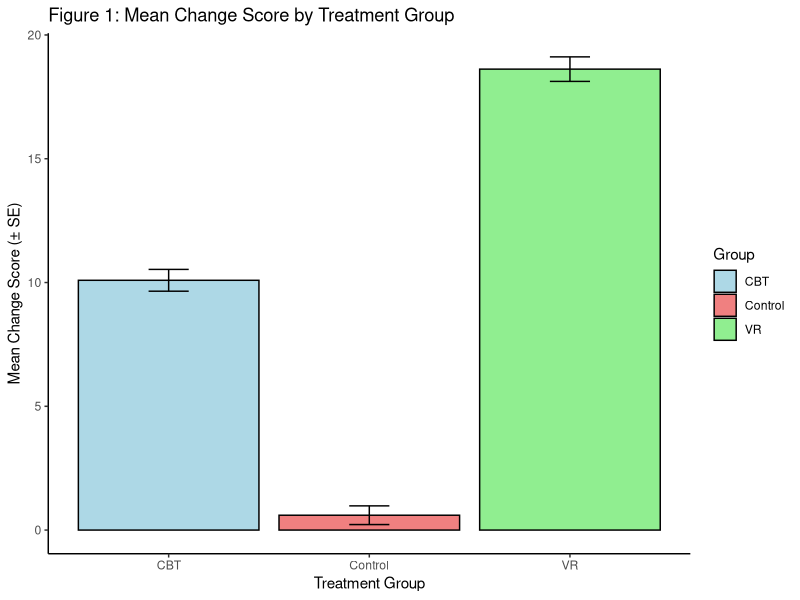
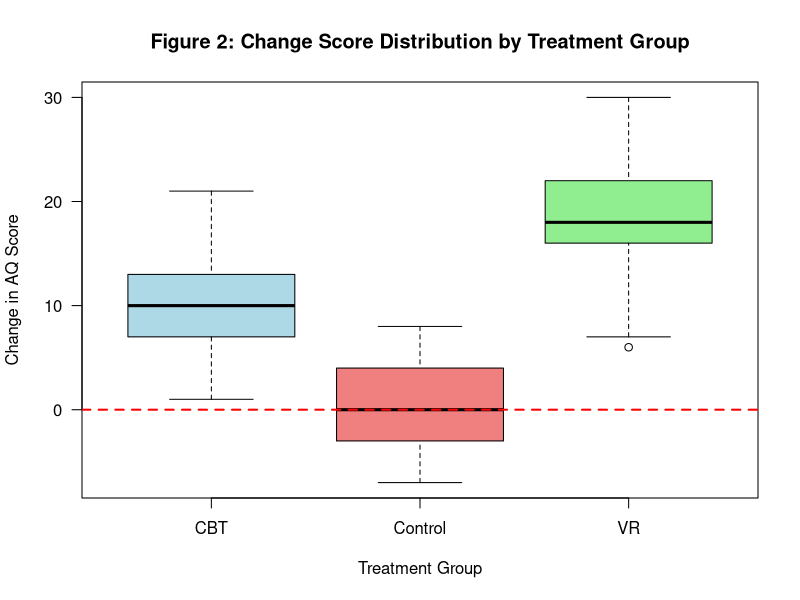
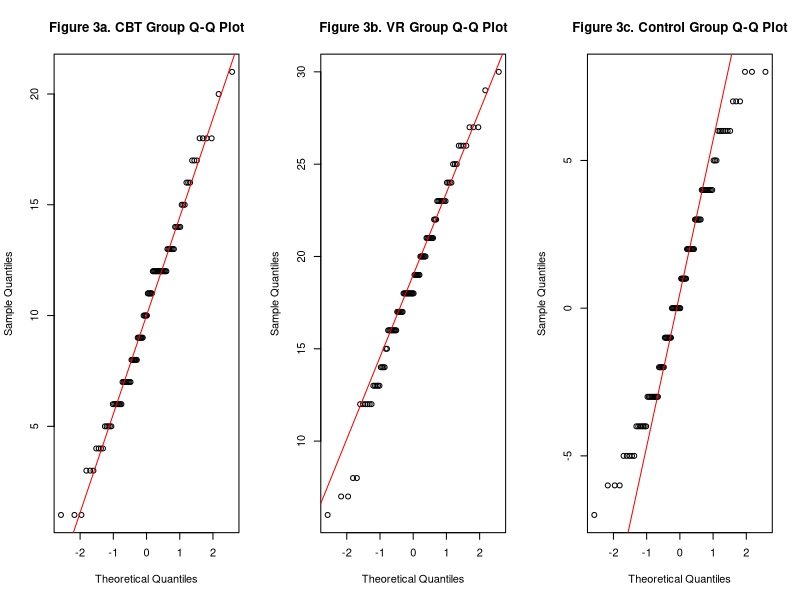
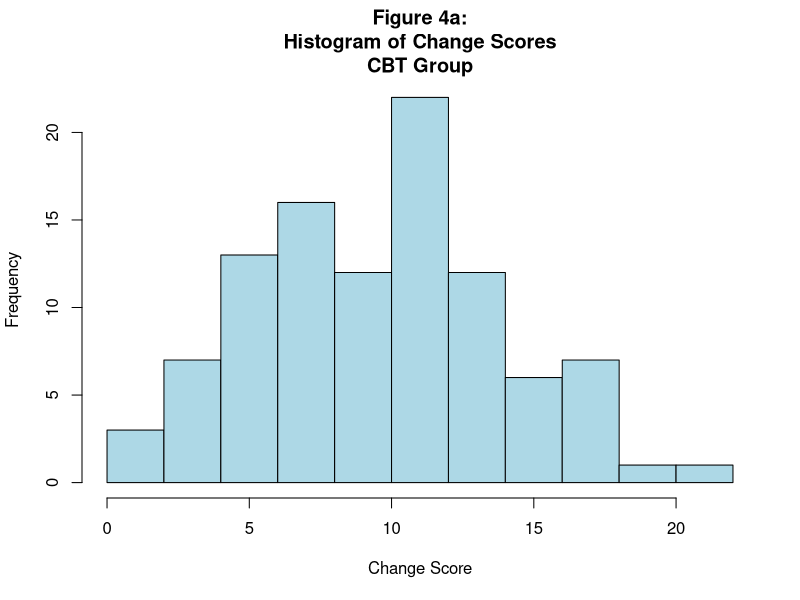
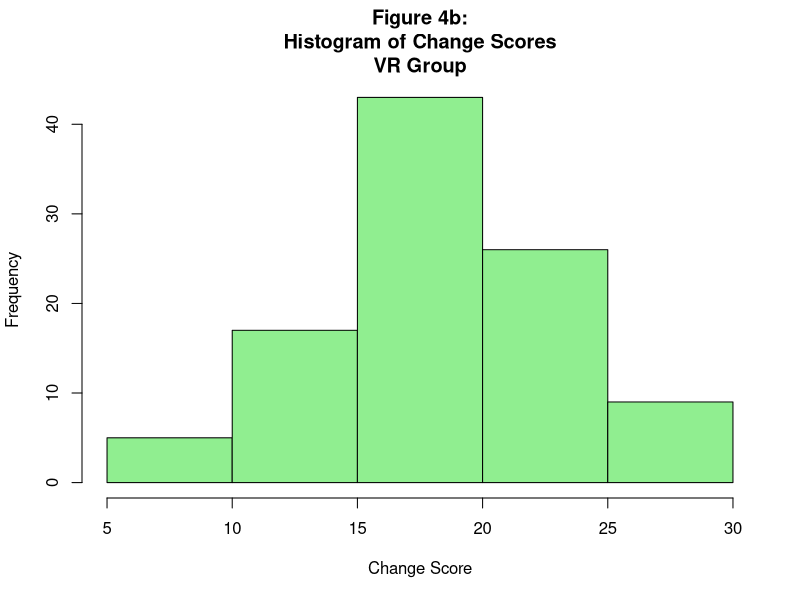
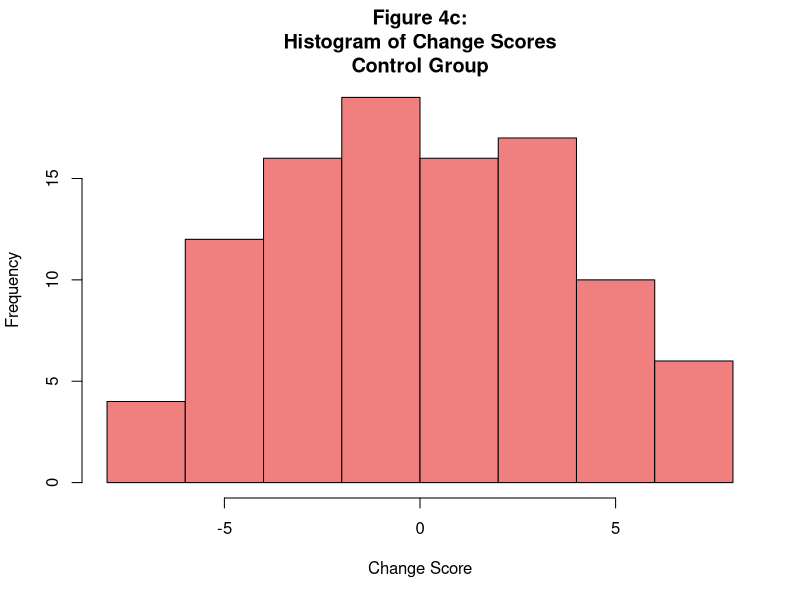

Reproduce these figures in R, in order.
## ---- chunk 1
data <- read.csv("CA1_Autism_VR_Study_Data_Final_Dec.csv")

head(data)
colnames(data)

# Number of participants
cat("Dimensions:", dim(data), "\n")

## ---- chunk 2
# Total gender distribution
table(data$Gender)

# Group distribution
table(data$Group)

# Gender distribution by group
print(table(data$Gender[data$Group == "CBT"]))
print(table(data$Gender[data$Group == "VR"]))
print(table(data$Gender[data$Group == "Control"]))
## ---- chunk 3
# Check for missing data
cat("Total missing values:", sum(is.na(data)), "\n")
cat("Total cases:", sum(complete.cases(data)), "\n")

# Verify AQ scores are within valid range (0-50)
cat("P1_Pre_Score range:", range(data$P1_Pre_Score), "\n")
cat("P2_Post_Score range:", range(data$P2_Post_Score), "\n")

# Verify AQ scores are within valid range (0-50)
cat("P1_Pre_Score range:", range(data$P1_Pre_Score), "\n")
cat("P2_Post_Score range:", range(data$P2_Post_Score), "\n")

# Check for duplicate participant IDs
duplicates <- sum(duplicated(data$ID))
cat("Duplicate IDs found:", duplicates, "\n")
## ---- chunk 4
library(dplyr)
library(kableExtra)

# Descriptive statistics were calculated to get an overview of group characteristics and get an initial understanding of the dataset and effects.
desc_stats <- data %>%
  group_by(Group) %>%
  summarise(
    N = n(),
    Mean = round(mean(Change_Score), 2),
    SD = round(sd(Change_Score), 2),
    Median = median(Change_Score),
    Min = min(Change_Score),
    Max = max(Change_Score)
  )

# Library to give the table a header
desc_stats %>%
  kable(
    caption = "Table 1: Descriptive Statistics of Change_Score by Treatment Group",
    digits = 2
  ) %>%
  kable_styling(full_width = TRUE)
## ---- chunk 5
library(ggplot2)

# Bar chart visually desribing the mean chang eof score by treatment group
summary_stats <- data %>%
  group_by(Group) %>%
  summarise(
    Mean = mean(Change_Score),
    SD = sd(Change_Score),
    SE = SD / sqrt(n())
  )

ggplot(summary_stats, aes(x = Group, y = Mean, fill = Group)) +
  geom_bar(stat = "identity", color = "black") +
  geom_errorbar(aes(ymin = Mean - SE, ymax = Mean + SE), width = 0.2) +
  labs(title = "Figure 1: Mean Change Score by Treatment Group",
       x = "Treatment Group",
       y = "Mean Change Score (± SE)") +
  scale_fill_manual(values = c("lightblue", "lightcoral", "lightgreen")) +
  theme_classic()
## ---- chunk 6
# Distribution of Change_Score by group
boxplot(Change_Score ~ Group, data = data,
        main = "Figure 2: Change Score Distribution by Treatment Group",
        xlab = "Treatment Group",
        ylab = "Change in AQ Score",
        col = c("lightblue", "lightcoral", "lightgreen"),
        border = "black",
        las = 1)

# Horizontal line at zero
abline(h = 0, col = "red", lty = 2, lwd = 2)
## ---- chunk 7
par(mfrow = c(1, 3))

qqnorm(data$Change_Score[data$Group == "CBT"], main = "Figure 3a. CBT Group Q-Q Plot")
qqline(data$Change_Score[data$Group == "CBT"], col = "red")
qqnorm(data$Change_Score[data$Group == "VR"], main = "Figure 3b. VR Group Q-Q Plot")
qqline(data$Change_Score[data$Group == "VR"], col = "red")
qqnorm(data$Change_Score[data$Group == "Control"], main = "Figure 3c. Control Group Q-Q Plot")
qqline(data$Change_Score[data$Group == "Control"], col = "red")
par(mfrow = c(1, 1))
## ---- chunk 8
# Assessment of normality using histograms
hist(data$Change_Score[data$Group == "CBT"],
     main = "Figure 4a:\nHistogram of Change Scores\nCBT Group",
     xlab = "Change Score",
     col = "lightblue",
     border = "black")
hist(data$Change_Score[data$Group == "VR"],
     main = "Figure 4b:\nHistogram of Change Scores\nVR Group",
     xlab = "Change Score",
     col = "lightgreen",
     border = "black")
hist(data$Change_Score[data$Group == "Control"],
     main = "Figure 4c:\nHistogram of Change Scores\nControl Group",
     xlab = "Change Score",
     col = "lightcoral",
     border = "black")
## ---- chunk 9
# Using the Shapiro-Wilk statistical test, the p-value of the data was measured. For each group if p > 0.05, data are considered normally distributed
cat("CBT Group:\n")
print(shapiro.test(data$Change_Score[data$Group == "CBT"]))

cat("\nVR Group:\n")
print(shapiro.test(data$Change_Score[data$Group == "VR"]))

cat("\nControl Group:\n")
print(shapiro.test(data$Change_Score[data$Group == "Control"]))
## ---- chunk 10
sd_cbt <- sd(data$Change_Score[data$Group == "CBT"])
sd_vr <- sd(data$Change_Score[data$Group == "VR"])
sd_control <- sd(data$Change_Score[data$Group == "Control"])

cat("Variances:\n")
cat("CBT:", round(var(data$Change_Score[data$Group == "CBT"]), 2), "\n")
cat("VR:", round(var(data$Change_Score[data$Group == "VR"]), 2), "\n")
cat("Control:", round(var(data$Change_Score[data$Group == "Control"]), 2), "\n\n")

cat("Standard Deviations:\n")
cat("CBT:", round(sd_cbt, 2), "\n")
cat("VR:", round(sd_vr, 2), "\n")
cat("Control:", round(sd_control, 2), "\n")

cat("\nRatio of largest to smallest SD:", round(max(sd_cbt, sd_vr, sd_control) / min(sd_cbt, sd_vr, sd_control), 2), "\n")

## ---- chunk 11
outliers <- function(x) {
  Q1 <- quantile(x, 0.25)
  Q3 <- quantile(x, 0.75)
  IQR_val <- Q3 - Q1
  lower <- Q1 - 1.5 * IQR_val
  upper <- Q3 + 1.5 * IQR_val
  sum(x < lower | x > upper)
}
cat("CBT:", outliers(data$Change_Score[data$Group == "CBT"]), "\n")
cat("VR:", outliers(data$Change_Score[data$Group == "VR"]), "\n")
cat("Control:", outliers(data$Change_Score[data$Group == "Control"]), "\n")
## ---- chunk 12
# Hypothesis 1 (Comparison Across All Three Groups):
# H₀: The three groups (CBT, VR, Control) have equal mean Change_Score.
# H₁: At least one group has a different mean Change_Score.

mean_cbt <- mean(data$Change_Score[data$Group == "CBT"], na.rm = TRUE)
mean_vr <- mean(data$Change_Score[data$Group == "VR"], na.rm = TRUE)
mean_control <- mean(data$Change_Score[data$Group == "Control"], na.rm = TRUE)

cat("Mean Change_Score by Group:\n")
cat("CBT:", round(mean_cbt, 3), "\n")
cat("VR:", round(mean_vr, 3), "\n")
cat("Control:", round(mean_control, 3), "\n")
## ---- chunk 13
# Hypothesis 2 (Any Therapy vs Control):
# H₀: The mean Change_Score for participants receiving therapy (CBT or VR) is equal to the mean for the Control group.
# H₁: Participants receiving therapy show greater improvement than the Control group.

# General therapy group combining VR and CBT results
data$TherapyGroup <- ifelse(data$Group == "Control", "Control", "Therapy")

cat("Distribution of TherapyGroup:\n")
print(table(data$TherapyGroup))

# Calculate mean Change_Score for Therapy vs Control
mean_therapy <- mean(data$Change_Score[data$TherapyGroup == "Therapy"], na.rm = TRUE)
mean_control_2 <- mean(data$Change_Score[data$TherapyGroup == "Control"], na.rm = TRUE)

cat("\nMean Change_Score:\n")
cat("Therapy (CBT + VR):", round(mean_therapy, 3), "\n")
cat("Control:", round(mean_control_2, 3), "\n")
## ---- chunk 14
# Hypothesis 3 (CBT vs VR):
# H₀: The mean improvement (Change_Score) is the same for the CBT and VR groups.
# H₁: The mean improvement differs between CBT and VR.

# CBT vs VR groups
cat("Distribution of CBT and VR Groups:\n")
print(table(data$Group[data$Group != "Control"]))

# Calculate mean Change_Score for CBT vs VR
mean_cbt_3 <- mean(data$Change_Score[data$Group == "CBT"], na.rm = TRUE)
mean_vr_3 <- mean(data$Change_Score[data$Group == "VR"], na.rm = TRUE)

cat("\nMean Change_Score:\n")
cat("CBT:", round(mean_cbt_3, 3), "\n")
cat("VR:", round(mean_vr_3, 3), "\n")

cat("\nDifference (VR - CBT):", round(mean_vr_3 - mean_cbt_3, 3), "\n")

## ---- chunk 15
group <- "CBT"

values <- data$Change_Score[data$Group == group]

mean_val <- mean(values)
sd_val <- sd(values)
n <- length(values)

se <- sd_val / sqrt(n)
lower <- mean_val - 1.96 * se
upper <- mean_val + 1.96 * se

cat("95% Confidence Interval for", group, ":\n")
cat("Mean =", round(mean_val, 2), "\n")
cat("CI =", round(lower, 2), "to", round(upper, 2), "\n")
## ---- chunk 16
group <- "VR"

values <- data$Change_Score[data$Group == group]

mean_val <- mean(values)
sd_val <- sd(values)
n <- length(values)

se <- sd_val / sqrt(n)
lower <- mean_val - 1.96 * se
upper <- mean_val + 1.96 * se

cat("95% Confidence Interval for", group, ":\n")
cat("Mean =", round(mean_val, 2), "\n")
cat("CI =", round(lower, 2), "to", round(upper, 2), "\n")
